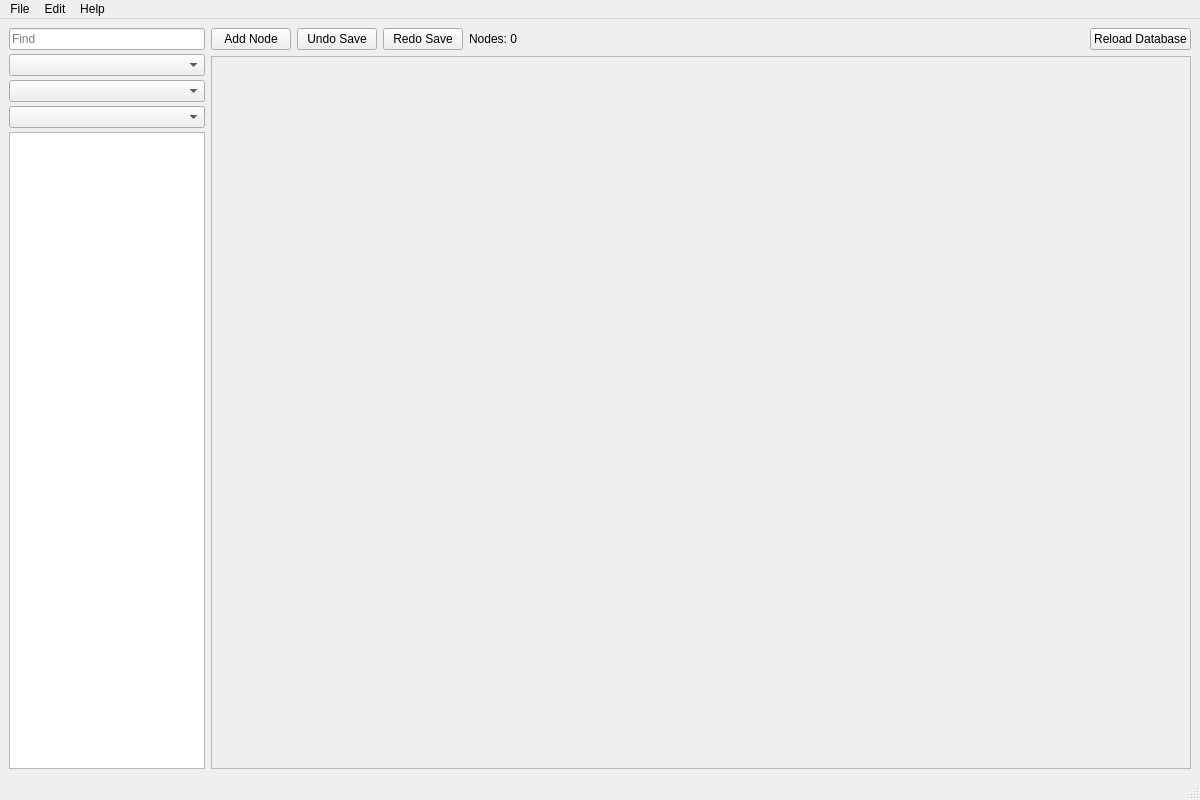
<?xml version="1.0" encoding="UTF-8"?>
<ui version="4.0">
 <class>content_maker_main</class>
 <widget class="QMainWindow" name="content_maker_main">
  <property name="geometry">
   <rect>
    <x>0</x>
    <y>0</y>
    <width>1200</width>
    <height>800</height>
   </rect>
  </property>
  <property name="windowTitle">
   <string>Tides of War Quest Maker</string>
  </property>
  <widget class="QWidget" name="central_widget">
   <layout class="QHBoxLayout" name="horizontalLayout" stretch="1,5">
    <property name="sizeConstraint">
     <enum>QLayout::SetDefaultConstraint</enum>
    </property>
    <property name="leftMargin">
     <number>9</number>
    </property>
    <property name="bottomMargin">
     <number>9</number>
    </property>
    <item>
     <layout class="QVBoxLayout" name="db_layout" stretch="0,0,0,0,0">
      <property name="spacing">
       <number>4</number>
      </property>
      <item>
       <widget class="QLineEdit" name="search">
        <property name="placeholderText">
         <string>Find</string>
        </property>
       </widget>
      </item>
      <item>
       <widget class="QComboBox" name="filter_db">
        <property name="currentText">
         <string/>
        </property>
        <property name="currentIndex">
         <number>-1</number>
        </property>
       </widget>
      </item>
      <item>
       <widget class="QComboBox" name="filter_type"/>
      </item>
      <item>
       <widget class="QComboBox" name="filter_sub_type"/>
      </item>
      <item>
       <widget class="QListWidget" name="list_view">
        <property name="dragEnabled">
         <bool>true</bool>
        </property>
        <property name="dragDropMode">
         <enum>QAbstractItemView::NoDragDrop</enum>
        </property>
        <property name="alternatingRowColors">
         <bool>true</bool>
        </property>
        <property name="isWrapping" stdset="0">
         <bool>false</bool>
        </property>
        <property name="modelColumn">
         <number>0</number>
        </property>
       </widget>
      </item>
     </layout>
    </item>
    <item>
     <layout class="QVBoxLayout" name="verticalLayout">
      <item>
       <layout class="QHBoxLayout" name="controls">
        <item>
         <widget class="QPushButton" name="add_node_bttn">
          <property name="text">
           <string>Add Node</string>
          </property>
         </widget>
        </item>
        <item>
         <widget class="QPushButton" name="undo_save_bttn">
          <property name="text">
           <string>Undo Save</string>
          </property>
         </widget>
        </item>
        <item>
         <widget class="QPushButton" name="redo_save_bttn">
          <property name="text">
           <string>Redo Save</string>
          </property>
         </widget>
        </item>
        <item>
         <widget class="QLabel" name="nodes_total_lbl">
          <property name="text">
           <string>Nodes: 0</string>
          </property>
         </widget>
        </item>
        <item>
         <spacer name="horizontalSpacer">
          <property name="orientation">
           <enum>Qt::Horizontal</enum>
          </property>
          <property name="sizeHint" stdset="0">
           <size>
            <width>40</width>
            <height>20</height>
           </size>
          </property>
         </spacer>
        </item>
        <item>
         <widget class="QPushButton" name="reload_database_bttn">
          <property name="text">
           <string>Reload Database</string>
          </property>
          <property name="autoRepeatDelay">
           <number>1000</number>
          </property>
          <property name="autoRepeatInterval">
           <number>1000</number>
          </property>
         </widget>
        </item>
       </layout>
      </item>
      <item>
       <widget class="QScrollArea" name="scrollArea">
        <property name="widgetResizable">
         <bool>true</bool>
        </property>
        <widget class="QWidget" name="scroll_area_widget">
         <property name="geometry">
          <rect>
           <x>0</x>
           <y>0</y>
           <width>976</width>
           <height>698</height>
          </rect>
         </property>
         <layout class="QHBoxLayout" name="horizontalLayout_3">
          <item>
           <layout class="QHBoxLayout" name="scroll_layout"/>
          </item>
          <item>
           <spacer name="scroll_spacer">
            <property name="orientation">
             <enum>Qt::Horizontal</enum>
            </property>
            <property name="sizeHint" stdset="0">
             <size>
              <width>40</width>
              <height>20</height>
             </size>
            </property>
           </spacer>
          </item>
         </layout>
        </widget>
       </widget>
      </item>
     </layout>
    </item>
   </layout>
  </widget>
  <widget class="QMenuBar" name="menu_bar">
   <property name="geometry">
    <rect>
     <x>0</x>
     <y>0</y>
     <width>1200</width>
     <height>22</height>
    </rect>
   </property>
   <widget class="QMenu" name="menu_file">
    <property name="title">
     <string>File</string>
    </property>
    <addaction name="action_new"/>
    <addaction name="action_open"/>
    <addaction name="separator"/>
    <addaction name="action_save"/>
    <addaction name="action_save_As"/>
    <addaction name="separator"/>
    <addaction name="action_quit"/>
   </widget>
   <widget class="QMenu" name="menu_help">
    <property name="title">
     <string>Help</string>
    </property>
    <addaction name="action_about"/>
   </widget>
   <widget class="QMenu" name="menuEdit">
    <property name="title">
     <string>Edit</string>
    </property>
    <addaction name="action_undo"/>
    <addaction name="action_redo"/>
   </widget>
   <addaction name="menu_file"/>
   <addaction name="menuEdit"/>
   <addaction name="menu_help"/>
  </widget>
  <widget class="QStatusBar" name="status_bar"/>
  <action name="action_new">
   <property name="text">
    <string>New</string>
   </property>
   <property name="shortcut">
    <string>Ctrl+N</string>
   </property>
  </action>
  <action name="action_open">
   <property name="text">
    <string>Open</string>
   </property>
   <property name="shortcut">
    <string>Ctrl+O</string>
   </property>
  </action>
  <action name="action_save">
   <property name="text">
    <string>Save</string>
   </property>
   <property name="shortcut">
    <string>Ctrl+S</string>
   </property>
  </action>
  <action name="action_save_As">
   <property name="text">
    <string>Save As</string>
   </property>
   <property name="shortcut">
    <string>Ctrl+Shift+S</string>
   </property>
  </action>
  <action name="action_about">
   <property name="text">
    <string>About</string>
   </property>
  </action>
  <action name="action_quit">
   <property name="text">
    <string>Quit</string>
   </property>
   <property name="shortcut">
    <string>Ctrl+Q</string>
   </property>
  </action>
  <action name="action_undo">
   <property name="text">
    <string>Undo Save</string>
   </property>
   <property name="shortcut">
    <string>Ctrl+Z</string>
   </property>
  </action>
  <action name="action_redo">
   <property name="text">
    <string>Redo Save</string>
   </property>
   <property name="shortcut">
    <string>Ctrl+Shift+Z</string>
   </property>
  </action>
 </widget>
 <resources/>
 <connections/>
</ui>
